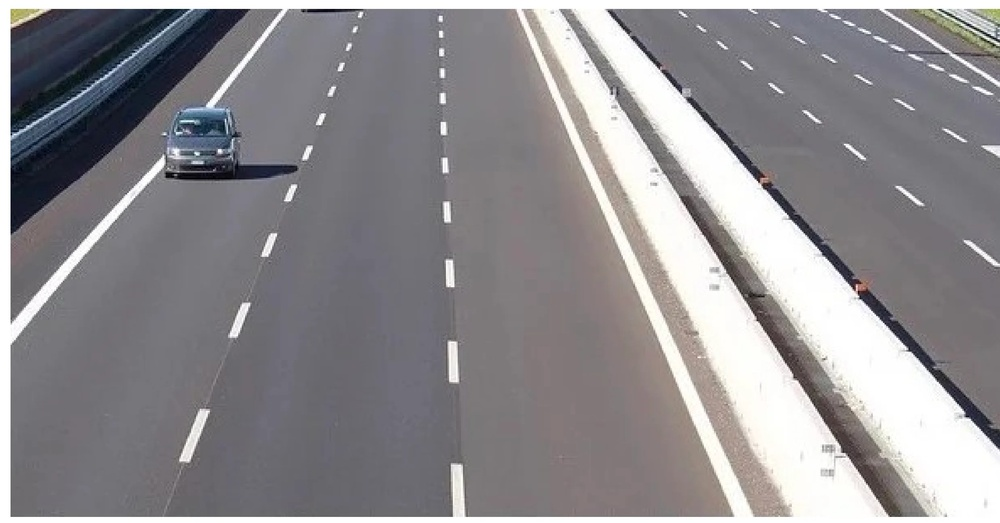
#> input picture Digital Image Processing/line detection.jpg, 1000 x 523 px, shrunk from 2469 x 1291 before the run
$ python '10.2. line detection.py'
#> lines starting #> are read from the running program, lines starting #| are printed output that depends on the picture
import cv2
import numpy as np
import matplotlib.pyplot as plt

# Load the image in grayscale
image = cv2.imread('line detection.jpg', cv2.IMREAD_GRAYSCALE)
#> image: shape (523, 1000); min 0, max 255, mean 140.8
if image is None:
    raise FileNotFoundError("Image file not found. Please check the file path.")

# Use Canny to detect edges
edges = cv2.Canny(image, 50, 150, apertureSize=3)
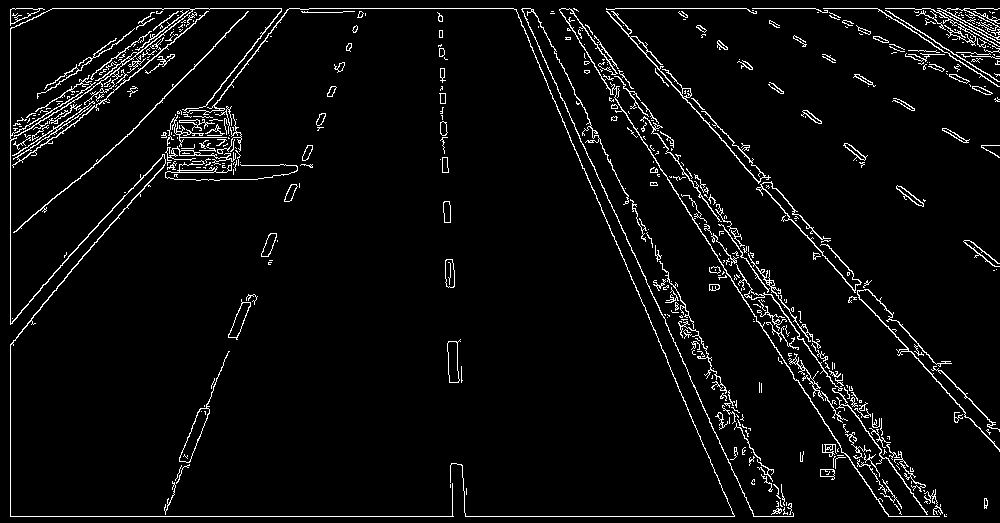
#> edges: shape (523, 1000); 4.4% white in thin lines or dots

# Use Probabilistic Hough Transform to detect line segments
lines = cv2.HoughLinesP(edges, 1, np.pi / 180, threshold=150, minLineLength=100, maxLineGap=20)
#> lines = 29 rows, first 6: [10, 516, 793, 516], [606, 8, 999, 8], [10, 515, 10, 9], [677, 160, 927, 516], [570, 9, 881, 452], [591, 61, 756, 316]

# Convert grayscale to color for colored lines
image_with_lines = cv2.cvtColor(image, cv2.COLOR_GRAY2BGR)

# Draw lines on the image
if lines is not None:
    for line in lines:
        x1, y1, x2, y2 = line[0]
        cv2.line(image_with_lines, (x1, y1), (x2, y2), (0, 0, 255), 2)  # Red color
#> this loop made 29 passes
#> (x1, y1, x2, y2) on passes 1 to 12: (10, 516, 793, 516), (606, 8, 999, 8), (10, 515, 10, 9), (677, 160, 927, 516), (570, 9, 881, 452), (591, 61, 756, 316), (744, 167, 999, 451), (560, 96, 695, 387), (734, 155, 857, 292), (574, 92, 748, 433), (161, 158, 281, 10), (574, 8, 938, 510)
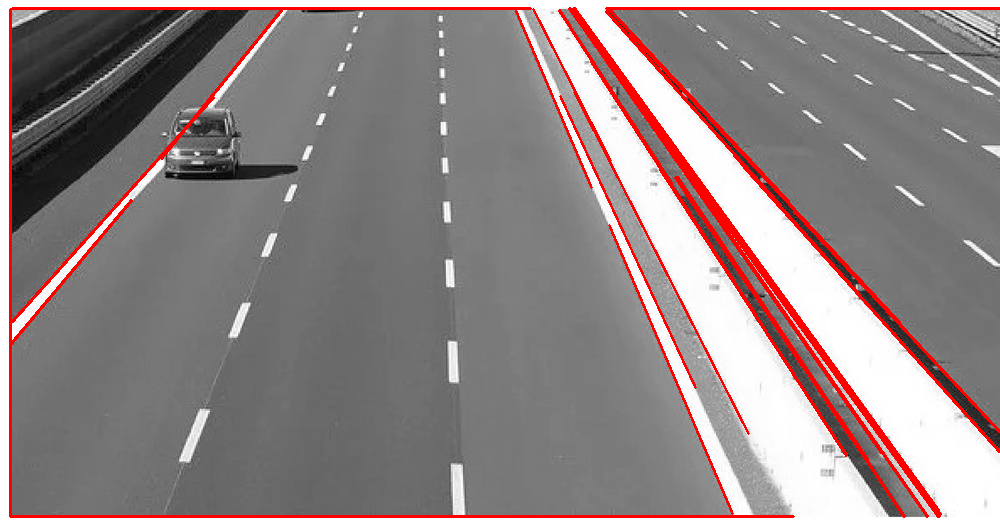
#> image_with_lines: shape (523, 1000, 3); mean B, G, R 132, 132, 145

# Display images
plt.subplot(1, 2, 1),plt.imshow(image, cmap='gray'),plt.title('Original Image'),plt.axis('off')

plt.subplot(1, 2, 2),plt.imshow(cv2.cvtColor(image_with_lines, cv2.COLOR_BGR2RGB)),plt.title('Line Detection (Probabilistic Hough Transform)'),plt.axis('off')

plt.show()
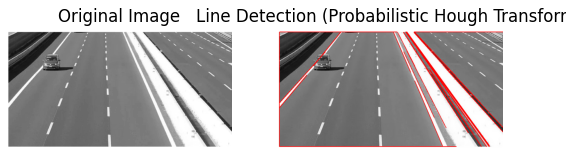
#> figure drawn by matplotlib, 2 panels

$ run again, with Digital Image Processing/image for lab.jpg copied over Digital Image Processing/line detection.jpg
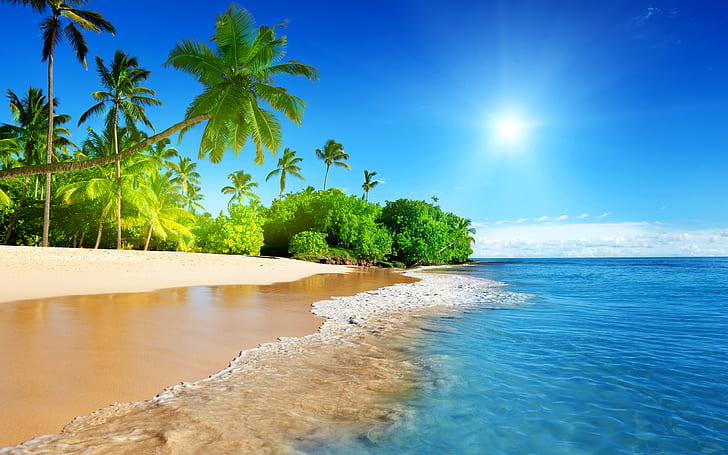
#> input picture Digital Image Processing/image for lab.jpg, 728 x 455 px
#> `edges = cv2.Canny(image, 50, 150, apertureSize=3)`:
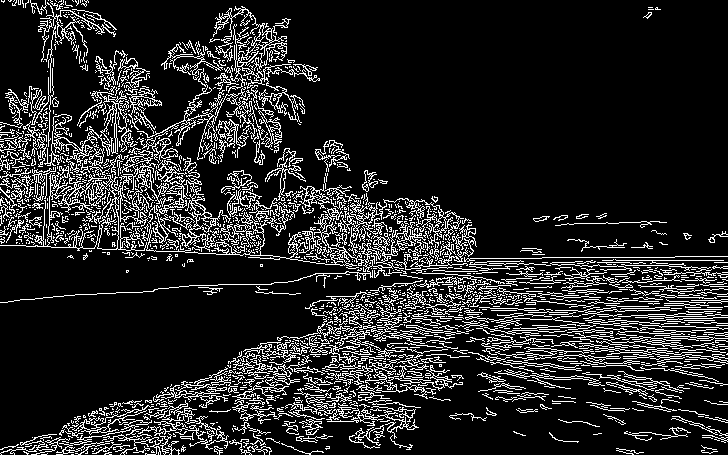
#> edges: shape (455, 728); 14.7% white in thin lines or dots
#> lines = 190 rows, first 6: [293, 255, 710, 270], [0, 128, 193, 184], [321, 226, 540, 301], [0, 150, 535, 303], [318, 222, 599, 292], [288, 243, 720, 367]
#> the loop `for line in lines:` made 190 passes
#> `plt.show()`:
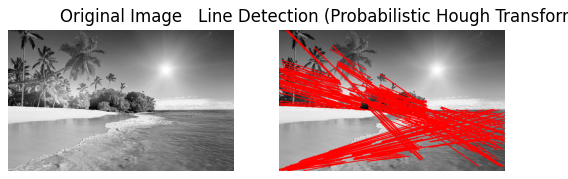
#> figure drawn by matplotlib, 2 panels
